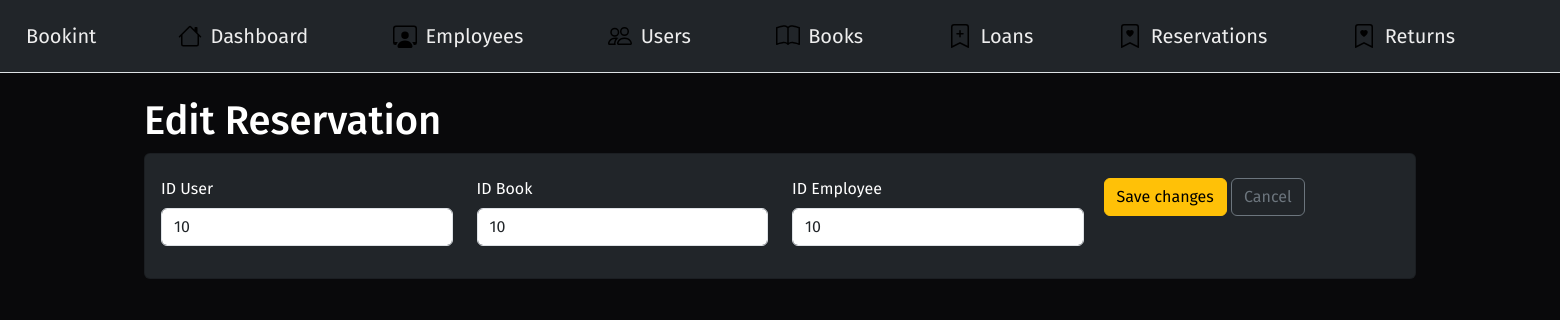
The page /representacion/edit_reserva.php?id_reserva=1 on the database its author committed.
### tables this page shows
CREATE TABLE `reserva` (
  `id_reserva` int(11) NOT NULL AUTO_INCREMENT,
  `id_usuario` int(11) DEFAULT NULL,
  `id_libro` int(11) DEFAULT NULL,
  `fecha_reserva` datetime DEFAULT current_timestamp(),
  `id_empleado` int(11) DEFAULT NULL,
  PRIMARY KEY (`id_reserva`),
  KEY `id_usuario` (`id_usuario`),
  KEY `id_libro` (`id_libro`),
  KEY `id_empleado` (`id_empleado`),
  CONSTRAINT `reserva_ibfk_1` FOREIGN KEY (`id_usuario`) REFERENCES `usuario` (`id_usuario`),
  CONSTRAINT `reserva_ibfk_2` FOREIGN KEY (`id_libro`) REFERENCES `libro` (`id_libro`),
  CONSTRAINT `reserva_ibfk_3` FOREIGN KEY (`id_empleado`) REFERENCES `empleado` (`id_empleado`)
);

### datos/Conexion.php (called while the page is built, shortened)
<?php
class Conexion {
    public $conn;
    public function conexion() {
        try {
            $this->conn = mysqli_connect('localhost', 'codintdev', 'andres2773', 'biblioteca');
        }
        catch (Exception $e) {
            $this->conn->close();
            echo "Error al ingresar a la base de datos! " . $e->getMessage();
        }
    }
}

### logica/Reserva.php (called while the page is built, shortened)
<?php
require '../datos/Conexion.php';
class Reserva extends Conexion {
    protected $id_usuario;
    protected $id_libro;
    protected $id_empleado;
    public function setIdUsuario($id_usuario) {
        $this->id_usuario = $id_usuario;
    }
    public function setIdLibro($id_libro) {
        $this->id_libro = $id_libro;
    }
    public function setIdEmpleado($id_empleado) {
        $this->id_empleado = $id_empleado;
    }
    public function getIdUsuario() {
        return $this->id_usuario;
    }
    public function getIdLibro() {
        return $this->id_libro;
    }
    public function getIdEmpleado() {
        return $this->id_empleado;
    }
    public function info($id_reserva) {
        try {
            if (isset($_GET['id_reserva'])) {
                $query = "select * from reserva where id_reserva = $id_reserva";
                $result = mysqli_query($this->conn, $query);
            }
        }
        catch (Exception $e) {
            $this->conn->close();
            echo "Error no se encuentra el libro en la base de datos! " . $e->getMessage();
        }
    }
}

### representacion/edit_reserva.php (the view, shortened to what this page needs)
<?php
require '../logica/Reserva.php';
$objReserva = new Reserva();
$objReserva->edit($_GET['id_reserva'], $_POST['txtIdUsuario'], $_POST['txtIdLibro'], $_POST['txtIdEmpleado']);
$objReserva->info($_GET['id_reserva']);
$objReserva->delete($_GET['id_reserva']);
?>
<?php require '../include/header.php'; ?>
<div class="container p-4">
    <p class="h1">Edit Reservation</p>
    <div class="card card-body bg-dark">
        <form method="post" action="edit_reserva.php?id_reserva=<?= $_GET['id_reserva']; ?>" class="row row-cols-4">
            <div class="mb-3 col">
                <label class="col-sm-3 col-form-label">ID User</label>
                <input type="text" name="txtIdUsuario" class="form-control" value="<?= $objReserva->getIdUsuario(); ?>">
            </div>
            <div class="mb-3 col">
                <label class="col-sm-3 col-form-label">ID Book</label>
                <input type="text" name="txtIdLibro" class="form-control" value="<?= $objReserva->getIdLibro(); ?>">
            </div>
            <div class="mb-3 col">
                <label class="col-sm-5 col-form-label">ID Employee</label>
                <input type="text" name="txtIdEmpleado" class="form-control" value="<?= $objReserva->getIdEmpleado(); ?>">
            </div>
            <div class="d-grid gap-2 d-md-block align-items-start p-2">
                <input type="submit" name="btnEditarReserva" value="Save changes" class="btn btn-warning">
                <input type="submit" name="btnCancelarReserva" value="Cancel" class="btn btn-outline-secondary" style="transform: translateY(-0%) translateX(0%);">
            </div>
        </form>
    </div>
</div>
<?php require '../include/footer.php'; ?>

### css/styles.css (style rules this page uses)
body { background-color: #09090B; color: white; font-family: 'Fira Sans'; }

### rows shown on the page
reserva: txtIdUsuario "10", txtIdLibro "10", txtIdEmpleado "10"
